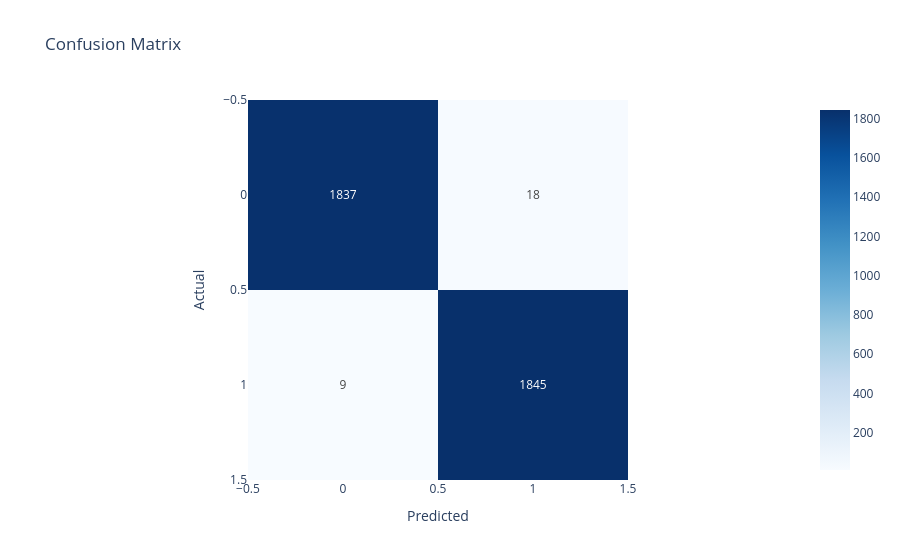

Notebook cell for this chart:
### Code cell
# 3. Confusion Matrix — best model
cm = confusion_matrix(y_test, best_tuned_model.predict(X_test))
fig = px.imshow(cm, text_auto = True, title = 'Confusion Matrix',
               labels= dict(x="Predicted", y="Actual"), color_continuous_scale='Blues')
fig.show()

### Figure 1 — Plotly figure (JSON) as saved in the notebook; plotly's stock layout.template omitted (floating-point values rounded to 4 significant figures)
{"data": [{"coloraxis": "coloraxis", "hovertemplate": "Predicted: %{x}<br>Actual: %{y}<br>color: %{z}<extra></extra>", "name": "0", "texttemplate": "%{z}", "type": "heatmap", "xaxis": "x", "yaxis": "y", "z": [[1837, 18], [9, 1845]]}], "layout": {"coloraxis": {"colorscale": [[0, "rgb(247,251,255)"], [0.125, "rgb(222,235,247)"], [0.25, "rgb(198,219,239)"], [0.375, "rgb(158,202,225)"], [0.5, "rgb(107,174,214)"], [0.625, "rgb(66,146,198)"], [0.75, "rgb(33,113,181)"], [0.875, "rgb(8,81,156)"], [1, "rgb(8,48,107)"]]}, "title": {"text": "Confusion Matrix"}, "xaxis": {"anchor": "y", "constrain": "domain", "domain": [0, 1], "scaleanchor": "y", "title": {"text": "Predicted"}}, "yaxis": {"anchor": "x", "autorange": "reversed", "constrain": "domain", "domain": [0, 1], "title": {"text": "Actual"}}}}
